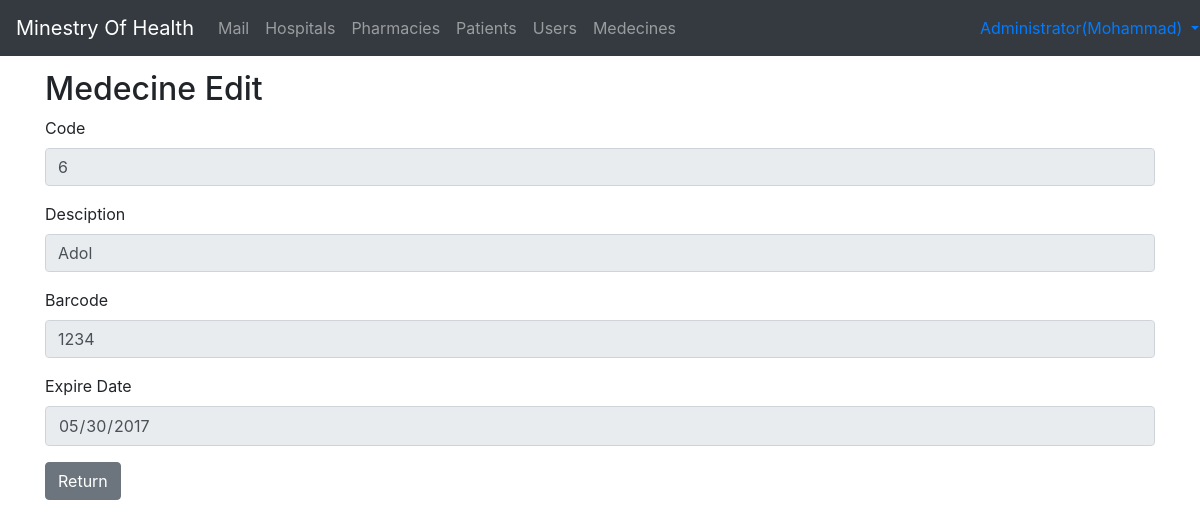
The page /admin/MedecineDetails.php?pID=6 (signed in) on the database its author committed.
### tables this page shows
CREATE TABLE IF NOT EXISTS `medecine` (
  `id` int(11) NOT NULL AUTO_INCREMENT,
  `Description` varchar(100) NOT NULL,
  `ExDate` date NOT NULL,
  `Barcode` varchar(20) NOT NULL,
  PRIMARY KEY (`id`)
);

### included/MedecineDetails.php (called while the page is built, shortened)
<?php
try{
        if(isset($_GET["pID"])){
            $id=$_GET["pID"];
            include("config.php");
            $query="SELECT `id`, `Description`, `ExDate`, `Barcode` FROM `medecine` WHERE `id`='$id'";
            $results= $db->query($query);
            $row = $results->fetch(PDO::FETCH_ASSOC);
        }
}catch(Exception $e) {
 echo 'Message: ' .$e->getMessage();
}
?>

### admin/MedecineDetails.php (the view, shortened to what this page needs)
<!doctype html>
<html>
<head>
</head>
<body style="padding-top: 70px">
    <?php include("navbar.php") ?>
    <div class="container ">
        <h2>Medecine Edit</h2>
        <span id="imessage" style="color: red;">
            <?php include("../included/MedecineDetails.php") ?></span>
            <form method="post">
                <div class="form-group">
                    <label for="pFName">Code</label>
                    <input type="text" class="form-control" id="pID" name="pID" placeholder="Enter Name" value="<?php echo $row["id"]; ?>" readonly />
                </div>
                <div class="form-group">
                    <label for="pDescription">Desciption</label>
                    <input type="text" class="form-control" id="pDescription" name="pDescription" placeholder="Enter Desciption" value="<?php echo $row["Description"]; ?>" readonly />
                </div>
                <div class="form-group">
                    <label for="pBarcode">Barcode</label>
                    <input type="text" class="form-control" id="pBarcode" name="pBarcode" placeholder="Enter Desciption" value="<?php echo $row["Barcode"]; ?>" readonly />
                </div>
                <div class="form-group">
                    <label for="pExDate">Expire Date</label>
                    <input type="date" class="form-control" id="pExDate" name="pExDate" placeholder="Enter Expire Date " value="<?php echo $row["ExDate"]; ?>" readonly />
                </div>
                <a class="btn btn-secondary" href="Medecines.php">Return</a>
            </form>
</div>
</body>
</html>

### rows shown on the page
medecine: pID "6", pDescription "Adol", pBarcode "1234", pExDate "05/30/2017"

### other values the page prints
$_SESSION["type"] "Administrator"
$_SESSION["F_name"] "Mohammad"
